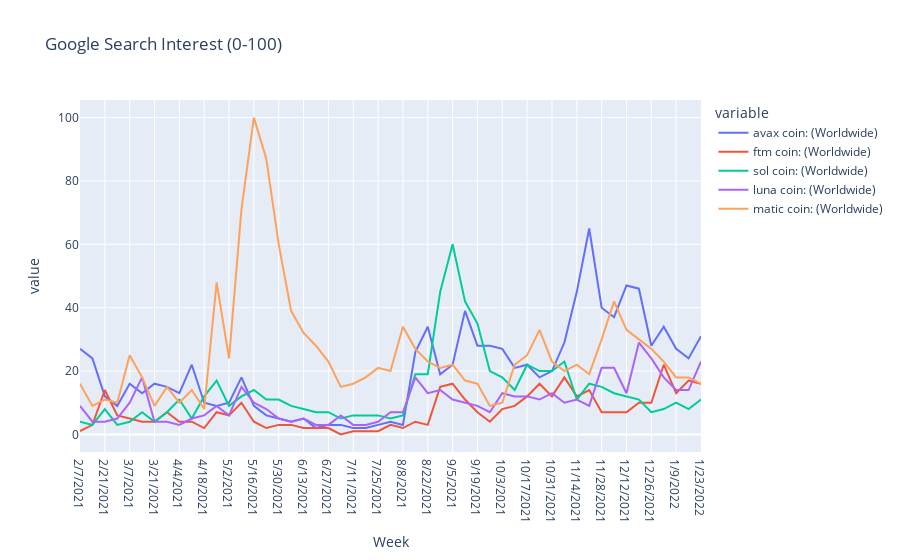

Write notebook code for a chart like this one.
### Code cell
fig = px.line(df, title='Google Search Interest (0-100)')
fig.show()

### Figure 1 — Plotly figure (JSON) as saved in the notebook; plotly's stock layout.template omitted (floating-point values rounded to 4 significant figures)
{"data": [{"hovertemplate": "variable=avax coin: (Worldwide)<br>Week=%{x}<br>value=%{y}<extra></extra>", "legendgroup": "avax coin: (Worldwide)", "line": {"color": "#636efa", "dash": "solid"}, "marker": {"symbol": "circle"}, "mode": "lines", "name": "avax coin: (Worldwide)", "orientation": "v", "showlegend": true, "type": "scatter", "x": ["2/7/2021", "2/14/2021", "2/21/2021", "2/28/2021", "3/7/2021", "3/14/2021", "3/21/2021", "3/28/2021", "4/4/2021", "4/11/2021", "4/18/2021", "4/25/2021", "5/2/2021", "5/9/2021", "5/16/2021", "5/23/2021", "5/30/2021", "6/6/2021", "6/13/2021", "6/20/2021", "6/27/2021", "7/4/2021", "7/11/2021", "7/18/2021", "7/25/2021", "8/1/2021", "8/8/2021", "8/15/2021", "8/22/2021", "8/29/2021", "9/5/2021", "9/12/2021", "9/19/2021", "9/26/2021", "10/3/2021", "10/10/2021", "10/17/2021", "10/24/2021", "10/31/2021", "11/7/2021", "11/14/2021", "11/21/2021", "11/28/2021", "12/5/2021", "12/12/2021", "12/19/2021", "12/26/2021", "1/2/2022", "1/9/2022", "1/16/2022", "1/23/2022"], "xaxis": "x", "y": [27, 24, 12, 9, 16, 13, 16, 15, 13, 22, 10, 9, 10, 18, 9, 6, 5, 4, 5, 2, 3, 3, 2, 2, 3, 4, 3, 26, 34, 19, 22, 39, 28, 28, 27, 21, 22, 18, 20, 29, 45, 65, 40, 37, 47, 46, 28, 34, 27, 24, 31], "yaxis": "y"}, {"hovertemplate": "variable=ftm coin: (Worldwide)<br>Week=%{x}<br>value=%{y}<extra></extra>", "legendgroup": "ftm coin: (Worldwide)", "line": {"color": "#EF553B", "dash": "solid"}, "marker": {"symbol": "circle"}, "mode": "lines", "name": "ftm coin: (Worldwide)", "orientation": "v", "showlegend": true, "type": "scatter", "x": ["2/7/2021", "2/14/2021", "2/21/2021", "2/28/2021", "3/7/2021", "3/14/2021", "3/21/2021", "3/28/2021", "4/4/2021", "4/11/2021", "4/18/2021", "4/25/2021", "5/2/2021", "5/9/2021", "5/16/2021", "5/23/2021", "5/30/2021", "6/6/2021", "6/13/2021", "6/20/2021", "6/27/2021", "7/4/2021", "7/11/2021", "7/18/2021", "7/25/2021", "8/1/2021", "8/8/2021", "8/15/2021", "8/22/2021", "8/29/2021", "9/5/2021", "9/12/2021", "9/19/2021", "9/26/2021", "10/3/2021", "10/10/2021", "10/17/2021", "10/24/2021", "10/31/2021", "11/7/2021", "11/14/2021", "11/21/2021", "11/28/2021", "12/5/2021", "12/12/2021", "12/19/2021", "12/26/2021", "1/2/2022", "1/9/2022", "1/16/2022", "1/23/2022"], "xaxis": "x", "y": [1, 3, 14, 6, 5, 4, 4, 7, 4, 4, 2, 7, 6, 10, 4, 2, 3, 3, 2, 2, 2, 0, 1, 1, 1, 3, 2, 4, 3, 15, 16, 11, 7, 4, 8, 9, 12, 16, 12, 18, 12, 14, 7, 7, 7, 10, 10, 22, 13, 17, 16], "yaxis": "y"}, {"hovertemplate": "variable=sol coin: (Worldwide)<br>Week=%{x}<br>value=%{y}<extra></extra>", "legendgroup": "sol coin: (Worldwide)", "line": {"color": "#00cc96", "dash": "solid"}, "marker": {"symbol": "circle"}, "mode": "lines", "name": "sol coin: (Worldwide)", "orientation": "v", "showlegend": true, "type": "scatter", "x": ["2/7/2021", "2/14/2021", "2/21/2021", "2/28/2021", "3/7/2021", "3/14/2021", "3/21/2021", "3/28/2021", "4/4/2021", "4/11/2021", "4/18/2021", "4/25/2021", "5/2/2021", "5/9/2021", "5/16/2021", "5/23/2021", "5/30/2021", "6/6/2021", "6/13/2021", "6/20/2021", "6/27/2021", "7/4/2021", "7/11/2021", "7/18/2021", "7/25/2021", "8/1/2021", "8/8/2021", "8/15/2021", "8/22/2021", "8/29/2021", "9/5/2021", "9/12/2021", "9/19/2021", "9/26/2021", "10/3/2021", "10/10/2021", "10/17/2021", "10/24/2021", "10/31/2021", "11/7/2021", "11/14/2021", "11/21/2021", "11/28/2021", "12/5/2021", "12/12/2021", "12/19/2021", "12/26/2021", "1/2/2022", "1/9/2022", "1/16/2022", "1/23/2022"], "xaxis": "x", "y": [4, 3, 8, 3, 4, 7, 4, 7, 11, 5, 12, 17, 9, 12, 14, 11, 11, 9, 8, 7, 7, 5, 6, 6, 6, 5, 6, 19, 19, 45, 60, 42, 35, 20, 18, 14, 22, 20, 20, 23, 11, 16, 15, 13, 12, 11, 7, 8, 10, 8, 11], "yaxis": "y"}, {"hovertemplate": "variable=luna coin: (Worldwide)<br>Week=%{x}<br>value=%{y}<extra></extra>", "legendgroup": "luna coin: (Worldwide)", "line": {"color": "#ab63fa", "dash": "solid"}, "marker": {"symbol": "circle"}, "mode": "lines", "name": "luna coin: (Worldwide)", "orientation": "v", "showlegend": true, "type": "scatter", "x": ["2/7/2021", "2/14/2021", "2/21/2021", "2/28/2021", "3/7/2021", "3/14/2021", "3/21/2021", "3/28/2021", "4/4/2021", "4/11/2021", "4/18/2021", "4/25/2021", "5/2/2021", "5/9/2021", "5/16/2021", "5/23/2021", "5/30/2021", "6/6/2021", "6/13/2021", "6/20/2021", "6/27/2021", "7/4/2021", "7/11/2021", "7/18/2021", "7/25/2021", "8/1/2021", "8/8/2021", "8/15/2021", "8/22/2021", "8/29/2021", "9/5/2021", "9/12/2021", "9/19/2021", "9/26/2021", "10/3/2021", "10/10/2021", "10/17/2021", "10/24/2021", "10/31/2021", "11/7/2021", "11/14/2021", "11/21/2021", "11/28/2021", "12/5/2021", "12/12/2021", "12/19/2021", "12/26/2021", "1/2/2022", "1/9/2022", "1/16/2022", "1/23/2022"], "xaxis": "x", "y": [9, 4, 4, 5, 10, 18, 4, 4, 3, 5, 6, 9, 6, 15, 10, 8, 5, 4, 5, 3, 3, 6, 3, 3, 4, 7, 7, 18, 13, 14, 11, 10, 9, 7, 13, 12, 12, 11, 13, 10, 11, 9, 21, 21, 13, 29, 24, 18, 14, 14, 23], "yaxis": "y"}, {"hovertemplate": "variable=matic coin: (Worldwide)<br>Week=%{x}<br>value=%{y}<extra></extra>", "legendgroup": "matic coin: (Worldwide)", "line": {"color": "#FFA15A", "dash": "solid"}, "marker": {"symbol": "circle"}, "mode": "lines", "name": "matic coin: (Worldwide)", "orientation": "v", "showlegend": true, "type": "scatter", "x": ["2/7/2021", "2/14/2021", "2/21/2021", "2/28/2021", "3/7/2021", "3/14/2021", "3/21/2021", "3/28/2021", "4/4/2021", "4/11/2021", "4/18/2021", "4/25/2021", "5/2/2021", "5/9/2021", "5/16/2021", "5/23/2021", "5/30/2021", "6/6/2021", "6/13/2021", "6/20/2021", "6/27/2021", "7/4/2021", "7/11/2021", "7/18/2021", "7/25/2021", "8/1/2021", "8/8/2021", "8/15/2021", "8/22/2021", "8/29/2021", "9/5/2021", "9/12/2021", "9/19/2021", "9/26/2021", "10/3/2021", "10/10/2021", "10/17/2021", "10/24/2021", "10/31/2021", "11/7/2021", "11/14/2021", "11/21/2021", "11/28/2021", "12/5/2021", "12/12/2021", "12/19/2021", "12/26/2021", "1/2/2022", "1/9/2022", "1/16/2022", "1/23/2022"], "xaxis": "x", "y": [16, 9, 11, 10, 25, 18, 9, 15, 10, 14, 8, 48, 24, 71, 100, 87, 60, 39, 32, 28, 23, 15, 16, 18, 21, 20, 34, 27, 23, 21, 22, 17, 16, 9, 10, 22, 25, 33, 23, 20, 22, 19, 30, 42, 33, 30, 27, 23, 18, 18, 16], "yaxis": "y"}], "layout": {"legend": {"title": {"text": "variable"}, "tracegroupgap": 0}, "title": {"text": "Google Search Interest (0-100)"}, "xaxis": {"anchor": "y", "domain": [0, 1], "title": {"text": "Week"}}, "yaxis": {"anchor": "x", "domain": [0, 1], "title": {"text": "value"}}}}
